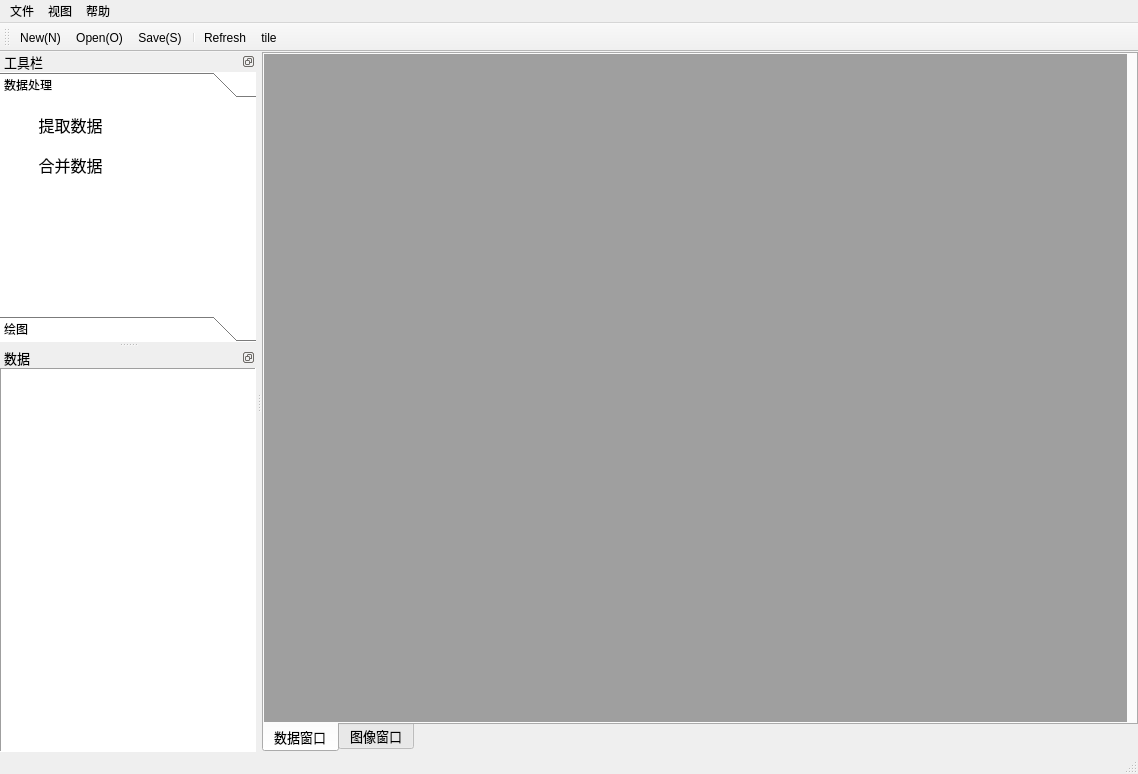
<?xml version="1.0" encoding="UTF-8"?>
<ui version="4.0">
 <class>process_data_project</class>
 <widget class="QMainWindow" name="process_data_project">
  <property name="windowModality">
   <enum>Qt::ApplicationModal</enum>
  </property>
  <property name="geometry">
   <rect>
    <x>0</x>
    <y>0</y>
    <width>1138</width>
    <height>774</height>
   </rect>
  </property>
  <property name="windowTitle">
   <string>MainWindow</string>
  </property>
  <property name="windowIcon">
   <iconset resource="img.qrc">
    <normaloff>:/png/ico/main.png</normaloff>:/png/ico/main.png</iconset>
  </property>
  <widget class="QWidget" name="centralwidget">
   <layout class="QVBoxLayout" name="verticalLayout_2">
    <property name="spacing">
     <number>2</number>
    </property>
    <property name="leftMargin">
     <number>0</number>
    </property>
    <property name="topMargin">
     <number>0</number>
    </property>
    <property name="rightMargin">
     <number>0</number>
    </property>
    <property name="bottomMargin">
     <number>0</number>
    </property>
    <item>
     <widget class="QTabWidget" name="tabWidget">
      <property name="sizePolicy">
       <sizepolicy hsizetype="Expanding" vsizetype="Expanding">
        <horstretch>0</horstretch>
        <verstretch>0</verstretch>
       </sizepolicy>
      </property>
      <property name="font">
       <font>
        <family>宋体</family>
        <pointsize>10</pointsize>
       </font>
      </property>
      <property name="cursor">
       <cursorShape>ArrowCursor</cursorShape>
      </property>
      <property name="focusPolicy">
       <enum>Qt::TabFocus</enum>
      </property>
      <property name="layoutDirection">
       <enum>Qt::LeftToRight</enum>
      </property>
      <property name="tabPosition">
       <enum>QTabWidget::South</enum>
      </property>
      <property name="tabShape">
       <enum>QTabWidget::Rounded</enum>
      </property>
      <property name="currentIndex">
       <number>0</number>
      </property>
      <property name="elideMode">
       <enum>Qt::ElideNone</enum>
      </property>
      <property name="usesScrollButtons">
       <bool>true</bool>
      </property>
      <property name="documentMode">
       <bool>false</bool>
      </property>
      <property name="tabsClosable">
       <bool>false</bool>
      </property>
      <property name="movable">
       <bool>true</bool>
      </property>
      <widget class="QWidget" name="tab">
       <attribute name="title">
        <string>数据窗口</string>
       </attribute>
       <layout class="QHBoxLayout" name="horizontalLayout_5">
        <property name="spacing">
         <number>2</number>
        </property>
        <property name="leftMargin">
         <number>0</number>
        </property>
        <property name="topMargin">
         <number>0</number>
        </property>
        <property name="bottomMargin">
         <number>0</number>
        </property>
        <item>
         <widget class="QMdiArea" name="mdiArea"/>
        </item>
       </layout>
      </widget>
      <widget class="QWidget" name="tab_1">
       <attribute name="title">
        <string>图像窗口</string>
       </attribute>
       <layout class="QVBoxLayout" name="verticalLayout">
        <item>
         <widget class="QMdiArea" name="mdiArea_2"/>
        </item>
       </layout>
      </widget>
     </widget>
    </item>
   </layout>
  </widget>
  <widget class="QMenuBar" name="menubar">
   <property name="geometry">
    <rect>
     <x>0</x>
     <y>0</y>
     <width>1138</width>
     <height>26</height>
    </rect>
   </property>
   <widget class="QMenu" name="menufile">
    <property name="title">
     <string>文件</string>
    </property>
    <addaction name="actionNew"/>
    <addaction name="actionOpen"/>
    <addaction name="actionSave"/>
    <addaction name="separator"/>
    <addaction name="actionExit"/>
   </widget>
   <widget class="QMenu" name="menu_2">
    <property name="title">
     <string>视图</string>
    </property>
    <addaction name="actionclear"/>
    <addaction name="actiontile"/>
    <addaction name="actioncascade"/>
   </widget>
   <widget class="QMenu" name="menu_4">
    <property name="title">
     <string>帮助</string>
    </property>
    <addaction name="actionhelp"/>
    <addaction name="actionabout"/>
    <addaction name="actionuser_agreement"/>
   </widget>
   <addaction name="menufile"/>
   <addaction name="menu_2"/>
   <addaction name="menu_4"/>
  </widget>
  <widget class="QStatusBar" name="statusbar">
   <property name="font">
    <font>
     <family>Times New Roman</family>
     <pointsize>10</pointsize>
    </font>
   </property>
  </widget>
  <widget class="QDockWidget" name="Tool">
   <property name="font">
    <font>
     <family>宋体</family>
     <pointsize>10</pointsize>
    </font>
   </property>
   <property name="autoFillBackground">
    <bool>true</bool>
   </property>
   <property name="styleSheet">
    <string notr="true"/>
   </property>
   <property name="floating">
    <bool>false</bool>
   </property>
   <property name="features">
    <set>QDockWidget::DockWidgetFloatable|QDockWidget::DockWidgetMovable</set>
   </property>
   <property name="windowTitle">
    <string>工具栏</string>
   </property>
   <attribute name="dockWidgetArea">
    <number>1</number>
   </attribute>
   <widget class="QWidget" name="dockWidgetContents_3">
    <property name="styleSheet">
     <string notr="true">QWidget
{
    /*背景颜色*/  
    background-color:white;
    
      
}
</string>
    </property>
    <layout class="QHBoxLayout" name="horizontalLayout_6">
     <property name="spacing">
      <number>2</number>
     </property>
     <property name="leftMargin">
      <number>0</number>
     </property>
     <property name="topMargin">
      <number>0</number>
     </property>
     <property name="rightMargin">
      <number>0</number>
     </property>
     <property name="bottomMargin">
      <number>0</number>
     </property>
     <item>
      <widget class="QToolBox" name="toolBox">
       <property name="styleSheet">
        <string notr="true">QToolBox
{
    /*背景颜色*/  
    background-color:white;
    
      
}
</string>
       </property>
       <property name="currentIndex">
        <number>0</number>
       </property>
       <widget class="QWidget" name="page_1">
        <property name="geometry">
         <rect>
          <x>0</x>
          <y>0</y>
          <width>256</width>
          <height>216</height>
         </rect>
        </property>
        <property name="maximumSize">
         <size>
          <width>259</width>
          <height>16777215</height>
         </size>
        </property>
        <property name="styleSheet">
         <string notr="true">QWidget
{
    /*背景颜色*/  
    background-color:white;
    
      
}
</string>
        </property>
        <attribute name="label">
         <string>数据处理</string>
        </attribute>
        <widget class="QToolButton" name="toolButton">
         <property name="geometry">
          <rect>
           <x>10</x>
           <y>10</y>
           <width>121</width>
           <height>21</height>
          </rect>
         </property>
         <property name="font">
          <font>
           <family>Adobe 黑体 Std R</family>
           <pointsize>12</pointsize>
          </font>
         </property>
         <property name="statusTip">
          <string>提取三种数据</string>
         </property>
         <property name="styleSheet">
          <string notr="true">QToolButton
{
    /*背景颜色*/  
    background-color:transparent;
    /*字体颜色为白色*/    
	border:none
      
}
QToolButton:pressed
{
    
    /*按下时字向右移动4像素*/  
    padding-left:4px;
    /*按下时字向下移动4像素*/  
    padding-top:4px;
}</string>
         </property>
         <property name="text">
          <string>提取数据</string>
         </property>
         <property name="icon">
          <iconset resource="img.qrc">
           <normaloff>:/png/ico/extract.png</normaloff>:/png/ico/extract.png</iconset>
         </property>
         <property name="iconSize">
          <size>
           <width>30</width>
           <height>30</height>
          </size>
         </property>
         <property name="toolButtonStyle">
          <enum>Qt::ToolButtonTextBesideIcon</enum>
         </property>
        </widget>
        <widget class="QToolButton" name="toolButton_2">
         <property name="geometry">
          <rect>
           <x>10</x>
           <y>50</y>
           <width>121</width>
           <height>21</height>
          </rect>
         </property>
         <property name="font">
          <font>
           <family>Adobe 黑体 Std R</family>
           <pointsize>12</pointsize>
          </font>
         </property>
         <property name="statusTip">
          <string>合并数据</string>
         </property>
         <property name="styleSheet">
          <string notr="true">QToolButton
{
    /*背景颜色*/  
    background-color:transparent;
    /*字体颜色为白色*/    
	border:none
      
}
QToolButton:pressed
{
    
    /*按下时字向右移动4像素*/  
    padding-left:4px;
    /*按下时字向下移动4像素*/  
    padding-top:4px;
}</string>
         </property>
         <property name="text">
          <string>合并数据</string>
         </property>
         <property name="icon">
          <iconset resource="img.qrc">
           <normaloff>:/png/ico/merge.png</normaloff>:/png/ico/merge.png</iconset>
         </property>
         <property name="iconSize">
          <size>
           <width>30</width>
           <height>30</height>
          </size>
         </property>
         <property name="toolButtonStyle">
          <enum>Qt::ToolButtonTextBesideIcon</enum>
         </property>
        </widget>
       </widget>
       <widget class="QWidget" name="page_2">
        <property name="geometry">
         <rect>
          <x>0</x>
          <y>0</y>
          <width>256</width>
          <height>216</height>
         </rect>
        </property>
        <attribute name="label">
         <string>绘图</string>
        </attribute>
        <widget class="QToolButton" name="toolButton_7">
         <property name="geometry">
          <rect>
           <x>10</x>
           <y>20</y>
           <width>121</width>
           <height>21</height>
          </rect>
         </property>
         <property name="font">
          <font>
           <family>Adobe 黑体 Std R</family>
           <pointsize>12</pointsize>
          </font>
         </property>
         <property name="statusTip">
          <string>漏失深度图像</string>
         </property>
         <property name="styleSheet">
          <string notr="true">QToolButton
{
    /*背景颜色*/  
    background-color:transparent;
    /*字体颜色为白色*/    
	border:none
      
}
QToolButton:pressed
{
    
    /*按下时字向右移动4像素*/  
    padding-left:4px;
    /*按下时字向下移动4像素*/  
    padding-top:4px;
}</string>
         </property>
         <property name="text">
          <string>折线图</string>
         </property>
         <property name="icon">
          <iconset resource="img.qrc">
           <normaloff>:/png/ico/line.png</normaloff>:/png/ico/line.png</iconset>
         </property>
         <property name="iconSize">
          <size>
           <width>30</width>
           <height>30</height>
          </size>
         </property>
         <property name="toolButtonStyle">
          <enum>Qt::ToolButtonTextBesideIcon</enum>
         </property>
        </widget>
       </widget>
      </widget>
     </item>
    </layout>
   </widget>
  </widget>
  <widget class="QDockWidget" name="Data">
   <property name="font">
    <font>
     <family>宋体</family>
     <pointsize>10</pointsize>
    </font>
   </property>
   <property name="autoFillBackground">
    <bool>true</bool>
   </property>
   <property name="features">
    <set>QDockWidget::DockWidgetFloatable|QDockWidget::DockWidgetMovable</set>
   </property>
   <property name="windowTitle">
    <string>数据</string>
   </property>
   <attribute name="dockWidgetArea">
    <number>1</number>
   </attribute>
   <widget class="QWidget" name="dockWidgetContents_4">
    <layout class="QHBoxLayout" name="horizontalLayout_7">
     <property name="spacing">
      <number>2</number>
     </property>
     <property name="leftMargin">
      <number>0</number>
     </property>
     <property name="topMargin">
      <number>0</number>
     </property>
     <property name="rightMargin">
      <number>0</number>
     </property>
     <property name="bottomMargin">
      <number>0</number>
     </property>
     <item>
      <widget class="QTreeView" name="treeView_2">
       <property name="frameShape">
        <enum>QFrame::Panel</enum>
       </property>
       <property name="frameShadow">
        <enum>QFrame::Sunken</enum>
       </property>
      </widget>
     </item>
    </layout>
   </widget>
  </widget>
  <widget class="QToolBar" name="toolBar">
   <property name="windowTitle">
    <string>toolBar</string>
   </property>
   <attribute name="toolBarArea">
    <enum>TopToolBarArea</enum>
   </attribute>
   <attribute name="toolBarBreak">
    <bool>false</bool>
   </attribute>
   <addaction name="actionNew"/>
   <addaction name="actionOpen"/>
   <addaction name="actionSave"/>
   <addaction name="separator"/>
   <addaction name="actionRefresh"/>
   <addaction name="actiontile"/>
  </widget>
  <action name="actionNew">
   <property name="icon">
    <iconset resource="img.qrc">
     <normaloff>:/png/ico/new.png</normaloff>:/png/ico/new.png</iconset>
   </property>
   <property name="text">
    <string>New(&amp;N)</string>
   </property>
   <property name="statusTip">
    <string>新建文件</string>
   </property>
   <property name="shortcut">
    <string>Ctrl+N</string>
   </property>
  </action>
  <action name="actionOpen">
   <property name="icon">
    <iconset resource="img.qrc">
     <normaloff>:/png/ico/open.png</normaloff>:/png/ico/open.png</iconset>
   </property>
   <property name="text">
    <string>Open(&amp;O)</string>
   </property>
   <property name="statusTip">
    <string>打开文件</string>
   </property>
   <property name="shortcut">
    <string>Ctrl+O</string>
   </property>
  </action>
  <action name="actionSave">
   <property name="icon">
    <iconset resource="img.qrc">
     <normaloff>:/png/ico/save.png</normaloff>:/png/ico/save.png</iconset>
   </property>
   <property name="text">
    <string>Save(&amp;S)</string>
   </property>
   <property name="statusTip">
    <string>保存图像</string>
   </property>
   <property name="shortcut">
    <string>Ctrl+S</string>
   </property>
  </action>
  <action name="actionSave_as">
   <property name="text">
    <string>Save as</string>
   </property>
   <property name="shortcut">
    <string>Ctrl+Shift+S</string>
   </property>
  </action>
  <action name="actionExit">
   <property name="icon">
    <iconset resource="img.qrc">
     <normaloff>:/png/ico/close.png</normaloff>:/png/ico/close.png</iconset>
   </property>
   <property name="text">
    <string>Exit(&amp;E)</string>
   </property>
   <property name="statusTip">
    <string>退出软件</string>
   </property>
  </action>
  <action name="actionedit">
   <property name="icon">
    <iconset resource="img.qrc">
     <normaloff>:/png/ico/edit.png</normaloff>:/png/ico/edit.png</iconset>
   </property>
   <property name="text">
    <string>edit</string>
   </property>
  </action>
  <action name="actionclear">
   <property name="icon">
    <iconset resource="img.qrc">
     <normaloff>:/png/ico/clear.png</normaloff>:/png/ico/clear.png</iconset>
   </property>
   <property name="text">
    <string>clear</string>
   </property>
   <property name="toolTip">
    <string>clear</string>
   </property>
   <property name="statusTip">
    <string>清除表格</string>
   </property>
  </action>
  <action name="actiontools">
   <property name="enabled">
    <bool>true</bool>
   </property>
   <property name="icon">
    <iconset resource="img.qrc">
     <normaloff>:/png/ico/tool.png</normaloff>:/png/ico/tool.png</iconset>
   </property>
   <property name="text">
    <string>tools</string>
   </property>
  </action>
  <action name="actionhelp">
   <property name="icon">
    <iconset resource="img.qrc">
     <normaloff>:/png/ico/help.png</normaloff>:/png/ico/help.png</iconset>
   </property>
   <property name="text">
    <string>help</string>
   </property>
   <property name="statusTip">
    <string>帮助文档</string>
   </property>
  </action>
  <action name="actionRefresh">
   <property name="icon">
    <iconset resource="img.qrc">
     <normaloff>:/png/ico/refresh.png</normaloff>:/png/ico/refresh.png</iconset>
   </property>
   <property name="text">
    <string>Refresh</string>
   </property>
   <property name="toolTip">
    <string>Refresh</string>
   </property>
   <property name="statusTip">
    <string>刷新数据</string>
   </property>
  </action>
  <action name="actiontile">
   <property name="icon">
    <iconset resource="img.qrc">
     <normaloff>:/png/ico/view.png</normaloff>:/png/ico/view.png</iconset>
   </property>
   <property name="text">
    <string>tile</string>
   </property>
   <property name="statusTip">
    <string>表格平铺</string>
   </property>
  </action>
  <action name="actioncascade">
   <property name="icon">
    <iconset resource="img.qrc">
     <normaloff>:/png/ico/cascade.png</normaloff>:/png/ico/cascade.png</iconset>
   </property>
   <property name="text">
    <string>cascade</string>
   </property>
   <property name="statusTip">
    <string>表格堆叠</string>
   </property>
  </action>
  <action name="actionreset_dock">
   <property name="text">
    <string>reset dock</string>
   </property>
  </action>
  <action name="actionabout">
   <property name="text">
    <string>about</string>
   </property>
   <property name="statusTip">
    <string>关于我们</string>
   </property>
  </action>
  <action name="actionuser_agreement">
   <property name="text">
    <string>user agreement</string>
   </property>
   <property name="statusTip">
    <string>隐私政策</string>
   </property>
  </action>
 </widget>
 <resources>
  <include location="img.qrc"/>
 </resources>
 <connections/>
</ui>
